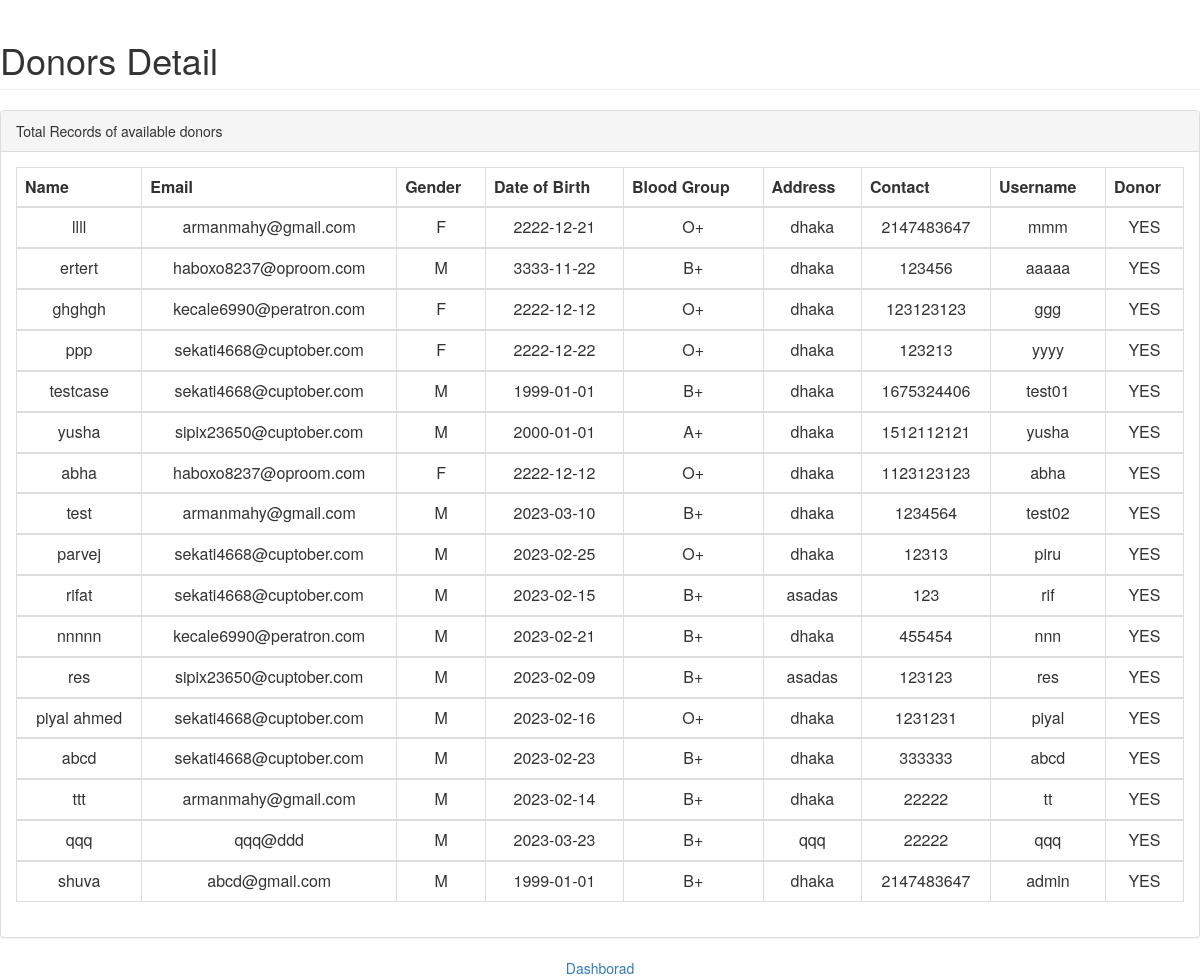
Page /pages/viewdonor.php on the committed database.
### tables this page shows
CREATE TABLE `register` (
  `id` int(11) NOT NULL,
  `name` text NOT NULL,
  `email` varchar(30) NOT NULL,
  `gender` varchar(10) NOT NULL,
  `dob` date NOT NULL,
  `bloodgroup` varchar(10) NOT NULL,
  `address` varchar(40) NOT NULL,
  `contact` int(11) NOT NULL,
  `username` varchar(10) NOT NULL,
  `password` varchar(10) NOT NULL,
  `donor` varchar(191) NOT NULL,
  `available` varchar(20) NOT NULL
);

### pages/viewdonor.php (the view, shortened to what this page needs)
<html>
<head>
    <link href="../vendor/bootstrap/css/bootstrap.min.css" rel="stylesheet">
</head>
<body>
    <div id="wrapper">
        <div id="page-wrapper">
            <div class="container-fluid">
                <div class="row">
                    <div class=".col-lg-12">
                        <h1 class="page-header">Donors Detail
                        </h1>
                    </div>
                </div>
                <div class="row">
                    <div class=".col-lg-12">
                        <div class="panel panel-default">
                            <div class="panel-heading">
                                Total Records of available donors
                            </div>
                            <div class="panel-body">
                                <div class="table-responsive">
                                    <table class="table table-bordered text-center" id="dataTables-example">
                                        <?php
						include "dbconnect.php";
						$qry="select * from register where donor='YES'";
						$result=mysqli_query($conn,$qry);
						echo"
						<thead>
						<tr>
							<th>Name</th>
							<th>Email</th>
							<th>Gender</th>
							<th>Date of Birth</th>
							<th>Blood Group</th>
							<th>Address</th>
                            <th>Contact</th>
							<th>Username</th>
                            <th>Donor</th>
						</tr>
						</thead>";
						while($row=mysqli_fetch_array($result)){
						  echo"<tbody>
						  <tr>
						  <td>".$row['name']."</td>
						  <td>".$row['email']."</td>
						  <td>".$row['gender']."</td>
						  <td>".$row['dob']."</td>
                          <td>".$row['bloodgroup']."</td>
						  <td>".$row['address']."</td>
						  <td>".$row['contact']."</td>
						  <td>".$row['username']."</td>
                          <td>".$row['donor']."</td>
						</tr>
						</tbody>";
						}
						?>
                                    </table>
                                </div>
                            </div>
                        </div>
                    </div>
                </div>
            </div>
        </div>
    </div>
    <div align="center">
        <a href="home.php" align="center">Dashborad</a>
    </div>
</body>
</html>

### rows in the picture
register: name "llll", email "armanmahy@gmail.com", gender "F", dob "2222-12-21", bloodgroup "O+", address "dhaka", contact "2147483647", username "mmm", donor "YES"
register: name "ertert", email "haboxo8237@oproom.com", gender "M", dob "3333-11-22", bloodgroup "B+", address "dhaka", contact "123456", username "aaaaa", donor "YES"
register: name "ghghgh", email "kecale6990@peratron.com", gender "F", dob "2222-12-12", bloodgroup "O+", address "dhaka", contact "123123123", username "ggg", donor "YES"
register: name "ppp", email "sekati4668@cuptober.com", gender "F", dob "2222-12-22", bloodgroup "O+", address "dhaka", contact "123213", username "yyyy", donor "YES"
register: name "testcase", email "sekati4668@cuptober.com", gender "M", dob "1999-01-01", bloodgroup "B+", address "dhaka", contact "1675324406", username "test01", donor "YES"
register: name "yusha", email "sipix23650@cuptober.com", gender "M", dob "2000-01-01", bloodgroup "A+", address "dhaka", contact "1512112121", username "yusha", donor "YES"
register: name "abha", email "haboxo8237@oproom.com", gender "F", dob "2222-12-12", bloodgroup "O+", address "dhaka", contact "1123123123", username "abha", donor "YES"
register: name "test", email "armanmahy@gmail.com", gender "M", dob "2023-03-10", bloodgroup "B+", address "dhaka", contact "1234564", username "test02", donor "YES"
register: name "parvej", email "sekati4668@cuptober.com", gender "M", dob "2023-02-25", bloodgroup "O+", address "dhaka", contact "12313", username "piru", donor "YES"
register: name "rifat", email "sekati4668@cuptober.com", gender "M", dob "2023-02-15", bloodgroup "B+", address "asadas", contact "123", username "rif", donor "YES"
register: name "nnnnn", email "kecale6990@peratron.com", gender "M", dob "2023-02-21", bloodgroup "B+", address "dhaka", contact "455454", username "nnn", donor "YES"
register: name "res", email "sipix23650@cuptober.com", gender "M", dob "2023-02-09", bloodgroup "B+", address "asadas", contact "123123", username "res", donor "YES"
register: name "piyal ahmed", email "sekati4668@cuptober.com", gender "M", dob "2023-02-16", bloodgroup "O+", address "dhaka", contact "1231231", username "piyal", donor "YES"
register: name "abcd", email "sekati4668@cuptober.com", gender "M", dob "2023-02-23", bloodgroup "B+", address "dhaka", contact "333333", username "abcd", donor "YES"
register: name "ttt", email "armanmahy@gmail.com", gender "M", dob "2023-02-14", bloodgroup "B+", address "dhaka", contact "22222", username "tt", donor "YES"
register: name "qqq", email "qqq@ddd", gender "M", dob "2023-03-23", bloodgroup "B+", address "qqq", contact "22222", username "qqq", donor "YES"
register: name "shuva", email "abcd@gmail.com", gender "M", dob "1999-01-01", bloodgroup "B+", address "dhaka", contact "2147483647", username "admin", donor "YES"
